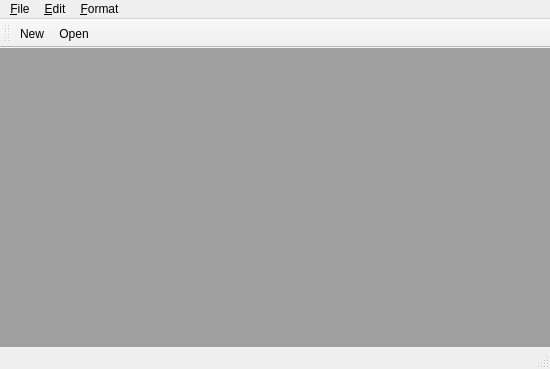
<?xml version="1.0" encoding="UTF-8"?>
<ui version="4.0">
 <class>MainWindow</class>
 <widget class="QMainWindow" name="MainWindow">
  <property name="geometry">
   <rect>
    <x>0</x>
    <y>0</y>
    <width>550</width>
    <height>369</height>
   </rect>
  </property>
  <property name="windowTitle">
   <string>MainWindow</string>
  </property>
  <widget class="QWidget" name="centralwidget">
   <layout class="QHBoxLayout" name="horizontalLayout">
    <property name="leftMargin">
     <number>0</number>
    </property>
    <property name="topMargin">
     <number>0</number>
    </property>
    <property name="rightMargin">
     <number>0</number>
    </property>
    <property name="bottomMargin">
     <number>0</number>
    </property>
    <item>
     <widget class="QMdiArea" name="mdiArea"/>
    </item>
   </layout>
  </widget>
  <widget class="QMenuBar" name="menubar">
   <property name="geometry">
    <rect>
     <x>0</x>
     <y>0</y>
     <width>550</width>
     <height>24</height>
    </rect>
   </property>
   <widget class="QMenu" name="menu_File">
    <property name="title">
     <string>&amp;File</string>
    </property>
    <addaction name="actionNew"/>
    <addaction name="actionOpen"/>
    <addaction name="actionSave"/>
    <addaction name="actionSave_As"/>
    <addaction name="separator"/>
    <addaction name="actionPrint"/>
    <addaction name="separator"/>
    <addaction name="actionQuit"/>
   </widget>
   <widget class="QMenu" name="menu_Edit">
    <property name="title">
     <string>&amp;Edit</string>
    </property>
    <addaction name="actionUndo"/>
    <addaction name="actionRedo"/>
    <addaction name="separator"/>
    <addaction name="actionCopy"/>
    <addaction name="actionCut"/>
    <addaction name="actionPaste"/>
    <addaction name="separator"/>
    <addaction name="actionZoom_In"/>
    <addaction name="actionZoom_Out"/>
   </widget>
   <widget class="QMenu" name="menu_Format">
    <property name="title">
     <string>&amp;Format</string>
    </property>
    <widget class="QMenu" name="menuAlign">
     <property name="title">
      <string>Align</string>
     </property>
     <addaction name="actionLeft"/>
     <addaction name="actionCenter"/>
     <addaction name="actionRight"/>
     <addaction name="actionJustify"/>
    </widget>
    <addaction name="actionColor"/>
    <addaction name="actionFont"/>
    <addaction name="menuAlign"/>
   </widget>
   <addaction name="menu_File"/>
   <addaction name="menu_Edit"/>
   <addaction name="menu_Format"/>
  </widget>
  <widget class="QStatusBar" name="statusbar"/>
  <widget class="QToolBar" name="toolBar">
   <property name="windowTitle">
    <string>toolBar</string>
   </property>
   <attribute name="toolBarArea">
    <enum>TopToolBarArea</enum>
   </attribute>
   <attribute name="toolBarBreak">
    <bool>false</bool>
   </attribute>
   <addaction name="actionNew"/>
   <addaction name="actionOpen"/>
  </widget>
  <action name="actionNew">
   <property name="text">
    <string>New</string>
   </property>
  </action>
  <action name="actionOpen">
   <property name="text">
    <string>Open</string>
   </property>
  </action>
  <action name="actionSave">
   <property name="text">
    <string>Save</string>
   </property>
  </action>
  <action name="actionSave_As">
   <property name="text">
    <string>Save As</string>
   </property>
  </action>
  <action name="actionPrint">
   <property name="text">
    <string>Print</string>
   </property>
  </action>
  <action name="actionQuit">
   <property name="text">
    <string>Quit</string>
   </property>
  </action>
  <action name="actionUndo">
   <property name="text">
    <string>Undo</string>
   </property>
  </action>
  <action name="actionRedo">
   <property name="text">
    <string>Redo</string>
   </property>
  </action>
  <action name="actionCopy">
   <property name="text">
    <string>Copy</string>
   </property>
  </action>
  <action name="actionCut">
   <property name="text">
    <string>Cut</string>
   </property>
  </action>
  <action name="actionPaste">
   <property name="text">
    <string>Paste</string>
   </property>
  </action>
  <action name="actionZoom_In">
   <property name="text">
    <string>Zoom In</string>
   </property>
  </action>
  <action name="actionZoom_Out">
   <property name="text">
    <string>Zoom Out</string>
   </property>
  </action>
  <action name="actionColor">
   <property name="text">
    <string>Color</string>
   </property>
  </action>
  <action name="actionFont">
   <property name="text">
    <string>Font</string>
   </property>
  </action>
  <action name="actionLeft">
   <property name="text">
    <string>Left</string>
   </property>
  </action>
  <action name="actionCenter">
   <property name="text">
    <string>Center</string>
   </property>
  </action>
  <action name="actionRight">
   <property name="text">
    <string>Right</string>
   </property>
  </action>
  <action name="actionJustify">
   <property name="text">
    <string>Justify</string>
   </property>
  </action>
 </widget>
 <resources/>
 <connections/>
</ui>
